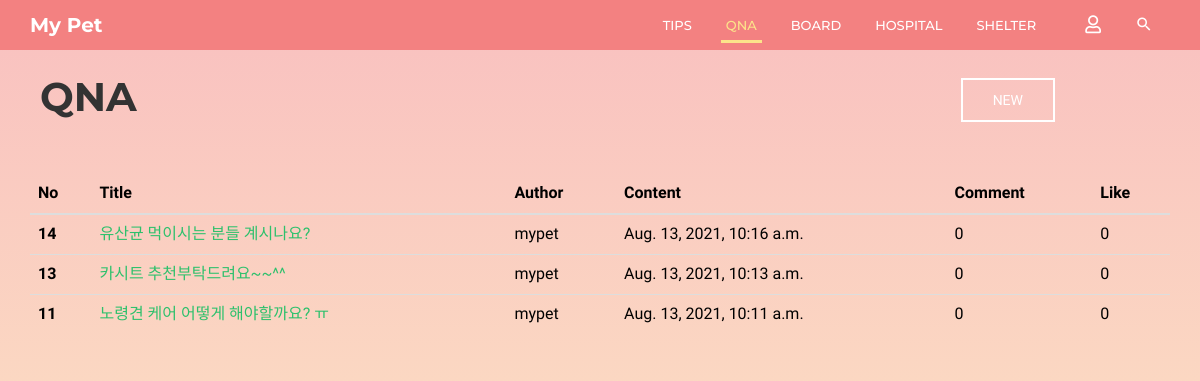
The app's page /community/qna/ with its own data.
### community/models.py (models this page shows, shortened)
class Qna(models.Model):
    b_title = models.CharField(max_length=30)
    b_author = models.CharField(max_length=20)
    b_content = models.TextField(max_length=5000)
    b_date = models.DateTimeField(auto_now=True)  # 글 수정하면 수정한 시각으로 갱신됨
    b_comment_count = models.IntegerField(default=0)
    b_like_count = models.IntegerField(default=0)
    b_photo = models.ImageField(blank=True, null=True, default='../media/noimage.jpg')

### community/views.py (the view)
# urls.py: path('qna/', views.qna, name='qna'),
def qna(request):
    posts = Qna.objects.all().order_by('-id')
    return render(request, 'community/qna.html', {'posts': posts})

### community/templates/community/qna.html (shortened to what this page needs)
{% extends 'base.html' %}
{% block html_body %}
    <link rel="stylesheet" href="/static/css/pages/header.css">
    <link rel="stylesheet" href="/static/css/pages/board.css">
    <header id="column-header">
        <div id="nino-headerInner">
            <nav id="nino-navbar" class="navbar navbar-default" role="navigation">
                <div class="container">
                    <div class="navbar-header">
                        <a class="navbar-brand" href="{% url 'home' %}">My Pet</a>
                    </div>
                    <div class="nino-menuItem pull-right">
                        <div class="collapse navbar-collapse pull-left" id="nino-navbar-collapse">
                            <ul class="nav navbar-nav">
                                <li><a href="#" onclick="testa('{% url 'community:tips' %}')">Tips<span class="sr-only">(current)</span></a>
                                </li>
                                <li class="active"><a href="#" onclick="testa('{% url 'community:qna' %}')">QnA</a></li>
                                <li><a href="#" onclick="testa('{% url 'community:board' %}')">Board</a></li>
                                <li><a href="#" onclick="testa('{% url 'community:hospital' %}')">Hospital</a></li>
                                <li><a href="#" onclick="testa('{% url 'community:shelter' %}')">Shelter</a></li>
                            </ul>
                        </div>
                        <ul class="nino-iconsGroup nav navbar-nav">
                            {% if user.is_authenticated %}
                                <li><a href="#" onclick="testa('{% url 'community:logout' %}')"><i
                                        class="mdi fas fa-user-slash nino-icon"></i></a></li>
                            {% else %}
                                <li><a href="#" onclick="testa('{% url 'community:login' %}')"><i
                                        class="mdi far fa-user nino-icon"></i></a></li>
                            {% endif %}
                            <li><a href="#" class="nino-search"><i class="mdi mdi-magnify nino-icon"></i></a></li>
                        </ul>
                    </div>
                </div>
            </nav>
        </div>
    </header>
    <div class="container board-header">
        <div class="board-title">
            <h1 class="title-h1">QnA</h1>
        </div>
        <div class="board-post-btn">
            <a href="{% url 'community:qna_create' %}" class="nino-btn nino-post-btn">NEW</a>
        </div>
    </div>
    <div class="container">
        <div class="tips-page tips-table">
            <table class="table table-hover">
                <thead class="thead-dark">
                <tr>
                    <th scope="col">No</th>
                    <th scope="col">Title</th>
                    <th scope="col">Author</th>
                    <th scope="col">Content</th>
                    <th scope="col">Comment</th>
                    <th scope="col">Like</th>
                </tr>
                </thead>
                <tbody>
                {% for post in posts %}
                    <tr>
                        <th scope="row">{{ post.id }}</th>
                        <td><a href="/community/{{ post.id }}/qna_detail/">{{ post.b_title }}</a></td>
                        <td>{{ post.b_author }}</td>
                        <td>{{ post.b_date }}</td>
                        <td>{{ post.b_comment_count }}</td>
                        <td>{{ post.b_like_count }}</td>
                    </tr>
                {% endfor %}
                </tbody>
            </table>
        </div>
    </div>
{% endblock %}

### static/css/pages/index.css (style rules this page uses)
html, body { line-height: 1.7; margin: 0; padding: 0; }
body { color: #999; font-size: 13px; font-weight: 400; overflow-x: hidden; position: relative; font-family: "Roboto", sans-serif; }
article, aside, details, figcaption, figure, footer, header, hgroup, menu, nav, section, main { display: block; }
a { text-decoration: none; outline: none; color: #2ec06c; -webkit-transition: all 0.3s ease-in-out; -moz-transition: all 0.3s ease-in-out; -o-transition: all 0.3s ease-in-out; -ms-transition: all 0.3s ease-in-out; transition: all 0.3s ease-in-out; }
h1, h2, h3, h4, h5, h6 { margin: 5px 0 10px; color: #333; text-transform: uppercase; font-family: "Montserrat", sans-serif; }
h1, h2 { font-weight: 300; }
h1 { font-size: 2.2em; }
ul, ul li, ol, ol li, p, form, input { margin: 0; padding: 0; }
ul, ul li { list-style: none; }
.container { position: relative; }
.nino-btn { display: inline-block; color: black; text-transform: uppercase; padding: 13px 30px; text-align: center; border: 2px solid black; font-size: 14px; line-height: 100%; }
#nino-headerInner { position: relative; z-index: 5; }
#nino-navbar { background: none; border: none; border-radius: 0; }
#nino-navbar .navbar-brand { color: #fff; font-weight: 700; font-size: 20px; }
#nino-navbar .navbar-nav > li > a { color: #fff; font-weight: 500; text-transform: uppercase; border-bottom: 3px solid transparent; padding: 15px 5px 5px; margin: 0 12px; }
#nino-navbar .navbar-nav > li > a:hover, #nino-navbar .navbar-nav > .active > a, #nino-navbar .navbar-nav > .active > a:hover { color: #fce38a; border-color: #fce38a; background: none; }
#nino-navbar .nino-menuItem { float: right; }
#nino-navbar .nino-iconsGroup li a { border: none; font-size: 18px; }

### static/css/pages/header.css (style rules this page uses)
#column-header { position: relative; font-family: "Montserrat", sans-serif; background: rgba(243, 129, 129, 0.9); }
#column-header:after { content: ""; position: absolute; left: 0; top: 0; width: 100%; height: 100%; background: rgba(243, 129, 129, 0.9); }
#nino-headerInner { position: relative; z-index: 5; }

### static/css/pages/board.css (style rules this page uses)
body { height: 100vh; font-family: 'Prompt', sans-serif; background: linear-gradient( to bottom, rgba(243, 129, 129, 0.5), rgba(252, 227, 138, 0.5) ); }
.board-header { display: flex; align-items: center; margin-top: 15px; }
.board-title { position: relative; margin-left: 10px; }
.board-post-btn { position: absolute; right: 130px; }
.title-h1 { font-weight: 700; font-size: 40px; }
.tips-table { width: 100%; margin-top: 45px; }
th, td { color: black; font-size: 16px; }
.nino-post-btn { display: inline-block; color: white; text-transform: uppercase; padding: 13px 30px; text-align: center; border: 2px solid white; font-size: 14px; line-height: 100%; }

### records on screen
Qna: id "14", b_title "유산균 먹이시는 분들 계시나요?", b_author "mypet", b_date "Aug. 13, 2021, 10:16 a.m.", b_comment_count "0", b_like_count "0"
Qna: id "13", b_title "카시트 추천부탁드려요~~^^", b_author "mypet", b_date "Aug. 13, 2021, 10:13 a.m.", b_comment_count "0", b_like_count "0"
Qna: id "11", b_title "노령견 케어 어떻게 해야할까요? ㅠ", b_author "mypet", b_date "Aug. 13, 2021, 10:11 a.m.", b_comment_count "0", b_like_count "0"
